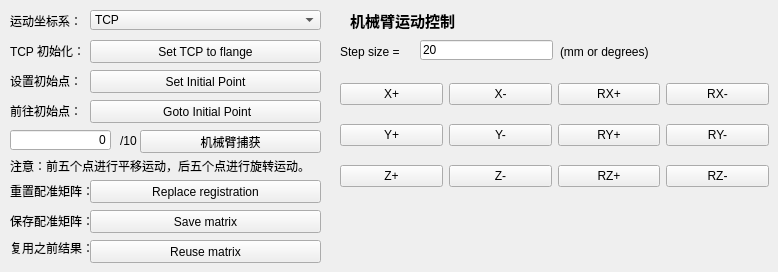
         <widget class="QWidget" name="tab_27">
          <attribute name="title">
           <string>机械臂配准</string>
          </attribute>
          <widget class="QComboBox" name="comboBox_robotMoveType_6">
           <property name="geometry">
            <rect>
             <x>90</x>
             <y>10</y>
             <width>231</width>
             <height>20</height>
            </rect>
           </property>
           <item>
            <property name="text">
             <string>TCP</string>
            </property>
           </item>
           <item>
            <property name="text">
             <string>Robot base</string>
            </property>
           </item>
          </widget>
          <widget class="QLabel" name="label_209">
           <property name="geometry">
            <rect>
             <x>10</x>
             <y>10</y>
             <width>81</width>
             <height>21</height>
            </rect>
           </property>
           <property name="text">
            <string>运动坐标系：</string>
           </property>
          </widget>
          <widget class="QLabel" name="label_210">
           <property name="geometry">
            <rect>
             <x>10</x>
             <y>40</y>
             <width>81</width>
             <height>21</height>
            </rect>
           </property>
           <property name="text">
            <string>TCP 初始化：</string>
           </property>
          </widget>
          <widget class="QPushButton" name="pushButton_setTCPToFlange_6">
           <property name="geometry">
            <rect>
             <x>90</x>
             <y>40</y>
             <width>231</width>
             <height>23</height>
            </rect>
           </property>
           <property name="text">
            <string>Set TCP to flange</string>
           </property>
          </widget>
          <widget class="QLabel" name="label_211">
           <property name="geometry">
            <rect>
             <x>10</x>
             <y>70</y>
             <width>111</width>
             <height>21</height>
            </rect>
           </property>
           <property name="text">
            <string>设置初始点：</string>
           </property>
          </widget>
          <widget class="QPushButton" name="pushButton_setInitialPoint_6">
           <property name="geometry">
            <rect>
             <x>90</x>
             <y>70</y>
             <width>231</width>
             <height>23</height>
            </rect>
           </property>
           <property name="text">
            <string>Set Initial Point</string>
           </property>
          </widget>
          <widget class="QLabel" name="label_212">
           <property name="geometry">
            <rect>
             <x>10</x>
             <y>100</y>
             <width>81</width>
             <height>21</height>
            </rect>
           </property>
           <property name="text">
            <string>前往初始点：</string>
           </property>
          </widget>
          <widget class="QPushButton" name="pushButton_goToInitial_6">
           <property name="geometry">
            <rect>
             <x>90</x>
             <y>100</y>
             <width>231</width>
             <height>23</height>
            </rect>
           </property>
           <property name="text">
            <string> Goto Initial Point</string>
           </property>
          </widget>
          <widget class="QLineEdit" name="lineEdit_collectedRoboPose_11">
           <property name="geometry">
            <rect>
             <x>10</x>
             <y>130</y>
             <width>101</width>
             <height>20</height>
            </rect>
           </property>
           <property name="layoutDirection">
            <enum>Qt::LeftToRight</enum>
           </property>
           <property name="text">
            <string>0</string>
           </property>
           <property name="alignment">
            <set>Qt::AlignRight|Qt::AlignTrailing|Qt::AlignVCenter</set>
           </property>
          </widget>
          <widget class="QLabel" name="label_213">
           <property name="geometry">
            <rect>
             <x>120</x>
             <y>130</y>
             <width>21</width>
             <height>21</height>
            </rect>
           </property>
           <property name="text">
            <string>/10</string>
           </property>
          </widget>
          <widget class="QPushButton" name="pushButton_captureRobot_6">
           <property name="geometry">
            <rect>
             <x>140</x>
             <y>130</y>
             <width>181</width>
             <height>23</height>
            </rect>
           </property>
           <property name="text">
            <string>机械臂捕获</string>
           </property>
          </widget>
          <widget class="QLabel" name="label_214">
           <property name="geometry">
            <rect>
             <x>10</x>
             <y>150</y>
             <width>311</width>
             <height>31</height>
            </rect>
           </property>
           <property name="font">
            <font>
             <pointsize>9</pointsize>
             <weight>50</weight>
             <bold>false</bold>
            </font>
           </property>
           <property name="text">
            <string>注意：前五个点进行平移运动，后五个点进行旋转运动。</string>
           </property>
          </widget>
          <widget class="QLabel" name="label_215">
           <property name="geometry">
            <rect>
             <x>10</x>
             <y>210</y>
             <width>101</width>
             <height>21</height>
            </rect>
           </property>
           <property name="text">
            <string>保存配准矩阵：</string>
           </property>
          </widget>
          <widget class="QLabel" name="label_216">
           <property name="geometry">
            <rect>
             <x>10</x>
             <y>180</y>
             <width>161</width>
             <height>21</height>
            </rect>
           </property>
           <property name="text">
            <string>重置配准矩阵：</string>
           </property>
          </widget>
          <widget class="QPushButton" name="pushButton_replaceRegistration_6">
           <property name="geometry">
            <rect>
             <x>90</x>
             <y>180</y>
             <width>231</width>
             <height>23</height>
            </rect>
           </property>
           <property name="text">
            <string>Replace registration</string>
           </property>
          </widget>
          <widget class="QPushButton" name="pushButton_saveArmMatrix_6">
           <property name="geometry">
            <rect>
             <x>90</x>
             <y>210</y>
             <width>231</width>
             <height>23</height>
            </rect>
           </property>
           <property name="text">
            <string>Save matrix</string>
           </property>
          </widget>
          <widget class="QLabel" name="label_217">
           <property name="geometry">
            <rect>
             <x>10</x>
             <y>240</y>
             <width>81</width>
             <height>16</height>
            </rect>
           </property>
           <property name="text">
            <string>复用之前结果：</string>
           </property>
          </widget>
          <widget class="QPushButton" name="pushButton_reuseArmMatrix_6">
           <property name="geometry">
            <rect>
             <x>90</x>
             <y>240</y>
             <width>231</width>
             <height>23</height>
            </rect>
           </property>
           <property name="text">
            <string>Reuse matrix</string>
           </property>
          </widget>
          <widget class="QWidget" name="layoutWidget_12">
           <property name="geometry">
            <rect>
             <x>340</x>
             <y>70</y>
             <width>429</width>
             <height>131</height>
            </rect>
           </property>
           <layout class="QGridLayout" name="gridLayout_28">
            <item row="3" column="4">
             <widget class="QPushButton" name="pushButton_ryp_6">
              <property name="text">
               <string>RY+</string>
              </property>
             </widget>
            </item>
            <item row="3" column="5">
             <widget class="QPushButton" name="pushButton_rym_6">
              <property name="text">
               <string>RY-</string>
              </property>
             </widget>
            </item>
            <item row="3" column="3">
             <widget class="QPushButton" name="pushButton_ym_6">
              <property name="text">
               <string>Y-</string>
              </property>
             </widget>
            </item>
            <item row="1" column="5">
             <widget class="QPushButton" name="pushButton_rxm_6">
              <property name="text">
               <string>RX-</string>
              </property>
             </widget>
            </item>
            <item row="1" column="4">
             <widget class="QPushButton" name="pushButton_rxp_6">
              <property name="text">
               <string>RX+</string>
              </property>
             </widget>
            </item>
            <item row="3" column="2">
             <widget class="QPushButton" name="pushButton_yp_6">
              <property name="text">
               <string>Y+</string>
              </property>
             </widget>
            </item>
            <item row="4" column="5">
             <widget class="QPushButton" name="pushButton_rzm_6">
              <property name="text">
               <string>RZ-</string>
              </property>
             </widget>
            </item>
            <item row="4" column="2">
             <widget class="QPushButton" name="pushButton_zp_6">
              <property name="text">
               <string>Z+</string>
              </property>
             </widget>
            </item>
            <item row="4" column="3">
             <widget class="QPushButton" name="pushButton_zm_6">
              <property name="text">
               <string>Z-</string>
              </property>
             </widget>
            </item>
            <item row="1" column="2">
             <widget class="QPushButton" name="pushButton_xp_6">
              <property name="text">
               <string>X+</string>
              </property>
             </widget>
            </item>
            <item row="4" column="4">
             <widget class="QPushButton" name="pushButton_rzp_6">
              <property name="text">
               <string>RZ+</string>
              </property>
             </widget>
            </item>
            <item row="1" column="3">
             <widget class="QPushButton" name="pushButton_xm_6">
              <property name="text">
               <string>X-</string>
              </property>
             </widget>
            </item>
           </layout>
          </widget>
          <widget class="QLabel" name="label_218">
           <property name="geometry">
            <rect>
             <x>340</x>
             <y>40</y>
             <width>133</width>
             <height>23</height>
            </rect>
           </property>
           <property name="layoutDirection">
            <enum>Qt::LeftToRight</enum>
           </property>
           <property name="text">
            <string>Step size =</string>
           </property>
          </widget>
          <widget class="QLineEdit" name="lineEdit_intuitiveValue_8">
           <property name="geometry">
            <rect>
             <x>420</x>
             <y>40</y>
             <width>133</width>
             <height>20</height>
            </rect>
           </property>
           <property name="text">
            <string>20</string>
           </property>
          </widget>
          <widget class="QLabel" name="label_219">
           <property name="geometry">
            <rect>
             <x>560</x>
             <y>40</y>
             <width>133</width>
             <height>23</height>
            </rect>
           </property>
           <property name="text">
            <string>(mm or degrees)</string>
           </property>
          </widget>
          <widget class="QLabel" name="label_220">
           <property name="geometry">
            <rect>
             <x>350</x>
             <y>10</y>
             <width>131</width>
             <height>21</height>
            </rect>
           </property>
           <property name="font">
            <font>
             <pointsize>11</pointsize>
             <weight>75</weight>
             <bold>true</bold>
            </font>
           </property>
           <property name="text">
            <string>机械臂运动控制</string>
           </property>
          </widget>
         </widget>
